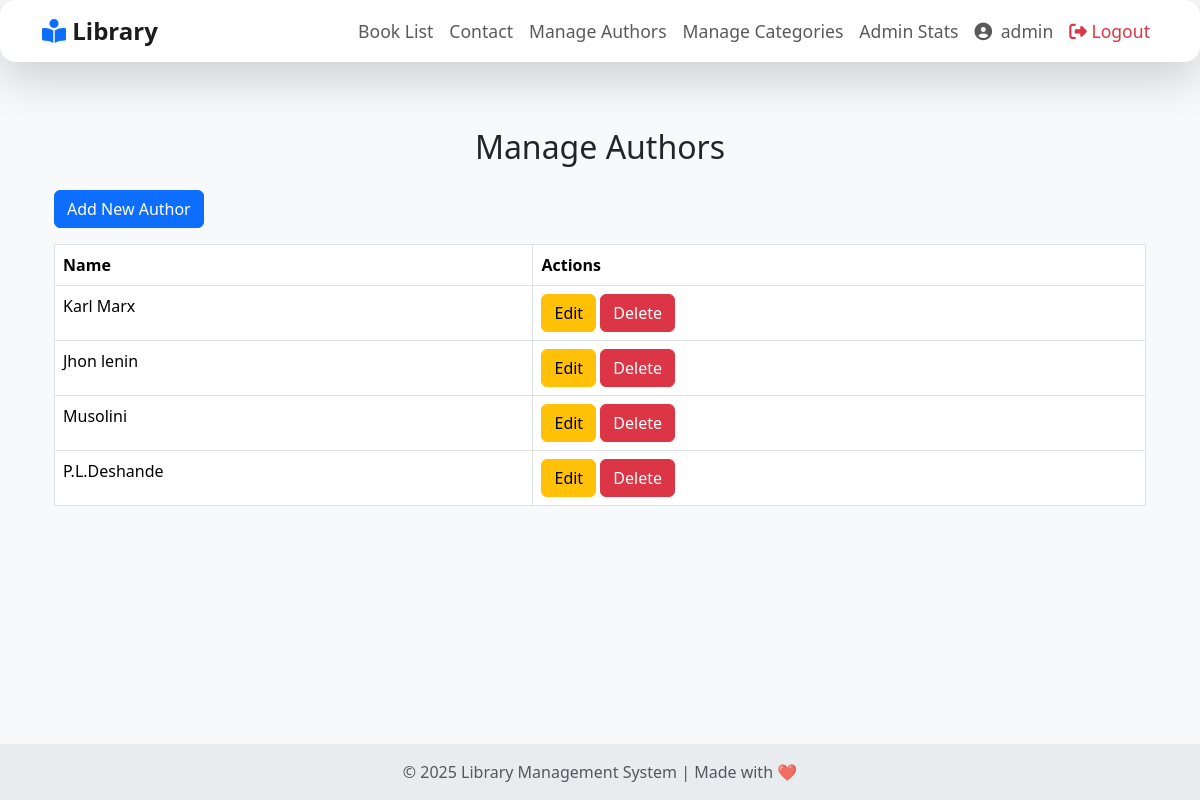
The page /manage-authors/ (signed in) on the database its author committed.
### library/models.py (models this page shows, shortened)
class Author(models.Model):
    name = models.CharField(max_length=100)
    bio = models.TextField(blank=True)
    created_at = models.DateTimeField(auto_now_add=True)

### library/views.py (the view)
# urls.py: path('manage-authors/', views.manage_authors, name='manage_authors'),
@login_required
@admin_required
def manage_authors(request):
    authors = Author.objects.all()
    return render(request, 'library/manage_authors.html', {'authors': authors})

### library/views.py (called while the page is built)
def admin_required(view_func):
    return user_passes_test(lambda u: u.is_superuser)(view_func)

### library/templates/library/manage_authors.html (shortened to what this page needs)
{% extends 'library/base.html' %}
{% block content %}
<div class="container mt-5">
    <h2 class="text-center mb-4">Manage Authors</h2>
    <a href="{% url 'add_author' %}" class="btn btn-primary mb-3">Add New Author</a>
    <table class="table table-bordered">
        <thead>
            <tr>
                <th>Name</th>
                <th>Actions</th>
            </tr>
        </thead>
        <tbody>
            {% for author in authors %}
            <tr>
                <td>{{ author.name }}</td>
                <td>
                    <a href="{% url 'edit_author' author.id %}" class="btn btn-warning">Edit</a>
                    <a href="{% url 'delete_author' author.id %}" class="btn btn-danger">Delete</a>
                </td>
            </tr>
            {% endfor %}
        </tbody>
    </table>
</div>
{% endblock %}

### library/templates/library/base.html (shortened to what this page needs)
<!DOCTYPE html>
<html lang="en">
<head>
    <link href="https://cdn.jsdelivr.net/npm/bootstrap@5.3.2/dist/css/bootstrap.min.css" rel="stylesheet">
    <link href="https://cdnjs.cloudflare.com/ajax/libs/font-awesome/6.5.0/css/all.min.css" rel="stylesheet">
</head>
<body>
<nav class="navbar navbar-expand-lg navbar-light bg-white fixed-top shadow-lg">
    <div class="container">
        <a class="navbar-brand" href="{% url 'home' %}">
            <i class="fas fa-book-reader text-primary"></i> Library
        </a>
        <div class="collapse navbar-collapse justify-content-end" id="navbarNav">
            <ul class="navbar-nav">
                <li class="nav-item">
                    <a class="nav-link" href="{% url 'home' %}">Book List</a>
                </li>
                <li class="nav-item">
                    <a class="nav-link" href="{% url 'contact' %}">Contact</a>
                </li>
                {% if user.is_authenticated %}
                    {% if user.is_superuser %}
                        <li class="nav-item">
                            <a class="nav-link" href="{% url 'manage_authors' %}">Manage Authors</a>
                        </li>
                        <li class="nav-item">
                            <a class="nav-link" href="{% url 'manage_categories' %}">Manage Categories</a>
                        </li>
                        <li class="nav-item">
                            <a class="nav-link" href="{% url 'stats' %}">Admin Stats</a>
                        </li>
                    {% endif %}
                    <li class="nav-item">
                        <a class="nav-link" href="#"><i class="fas fa-user-circle me-1"></i> {{ user.username }}</a>
                    </li>
                    <li class="nav-item">
                        <a class="nav-link text-danger" href="{% url 'logout' %}"><i class="fas fa-sign-out-alt"></i> Logout</a>
                    </li>
                {% endif %}
            </ul>
        </div>
    </div>
</nav>
    <main class="container my-5">
        {% block content %}{% endblock %}
    </main>
    <footer class="footer text-center py-3">
        <p class="mb-0 text-muted">&copy; 2025 Library Management System | Made with ❤️</p>
    </footer>
</body>
</html>

### library/templates/library/base.html (style rules this page uses)
body { background-color: #f8f9fa; font-family: 'Segoe UI', sans-serif; padding-top: 80px; }
.navbar { box-shadow: 0 4px 6px rgba(0, 0, 0, 0.1); border-radius: 1rem; }
.navbar-brand { font-weight: 700; font-size: 1.5rem; color: #1c1c1c; }
.navbar-nav .nav-item .nav-link { font-size: 1.1rem; transition: all 0.3s ease; }
.footer { background: #e9ecef; position: fixed; bottom: 0; width: 100%; padding: 0.8rem; }
.footer p { margin: 0; color: #6c757d; }

### rows shown on the page
Author: name "Karl Marx"
Author: name "Jhon lenin"
Author: name "Musolini"
Author: name "P.L.Deshande"

### other values the page prints
{{ user.username }} "admin"
